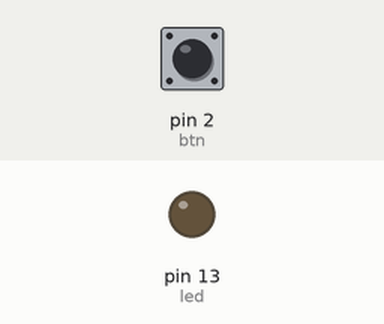
Recording of a sketch running on a simulated Arduino Uno, built with avr-gcc and run on an emulated ATmega328P. Shown: output pins drawn as LEDs (lit = HIGH). The test bench sets the inputs (shaded band); at power-on: pin 2 (btn) LOW.

Above: at 1.2 s.
1.3 s: pin 2 (btn) pulled HIGH for 0.15 s
At 1.37 s:
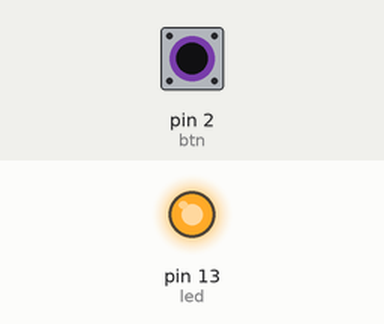
2.9 s: pin 2 (btn) pulled HIGH for 3.2 s
At 7.5 s:
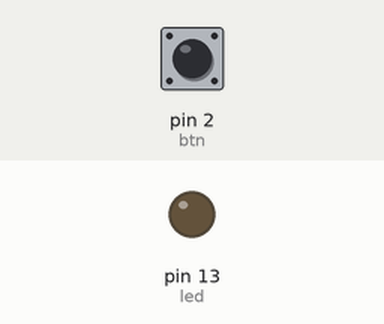
Timing chart, 0 to 9.0 s (numbered marks = the images above; inputs shaded):
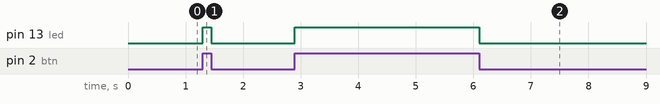

Measured:
- after the input at 1.3 s, pin 13 (led): LOW → HIGH at once, → LOW 0.15 s later
- after the input at 2.9 s, pin 13 (led): LOW → HIGH at once, → LOW 3.2 s later

The sketch:

button.ino
```cpp
#define btn 2
#define led 13

void setup() {
  // put your setup code here, to run once:
  Serial.begin(9600);
  pinMode(btn, INPUT);
  pinMode(led, OUTPUT);
}

void loop() {
  // put your main code here, to run repeatedly:
  int sensorVal = digitalRead(btn);
  if(sensorVal == HIGH)
    digitalWrite(led,HIGH);
  else
    digitalWrite(led,LOW);
}
```
